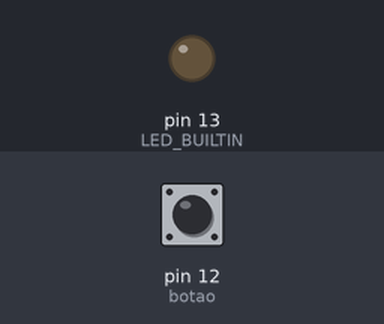
This sketch was run on a simulated Arduino Uno, built with avr-gcc and run on an emulated ATmega328P. Shown: output pins drawn as LEDs (lit = HIGH). The inputs (shaded band) are chosen by the test bench; at power-on: pin 12 (botao) HIGH.

Above: at 1.2 s.
1.3 s: pin 12 (botao) pulled LOW for 0.15 s
At 2.4 s:
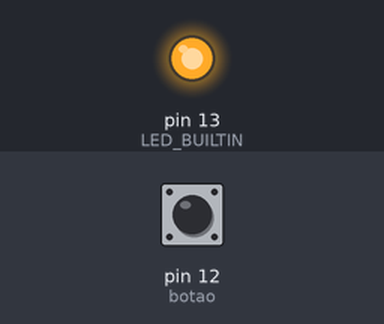
3.0 s: pin 12 (botao) pulled LOW for 1 s
At 5.0 s:
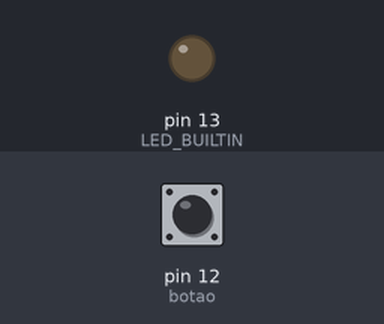
5.5 s: pin 12 (botao) pulled LOW for 3.2 s
At 9.8 s:
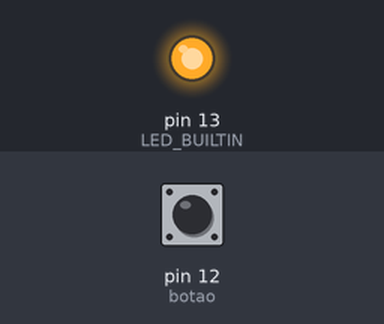
Timing chart, 0 to 11.3 s (numbered marks = the images above; inputs shaded):
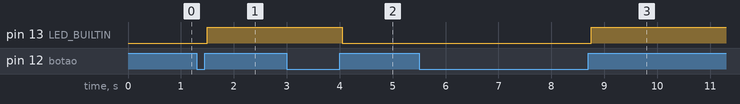

The sketch:

03._Botao_clique_liga_clique_desliga.ino
```cpp
/* Programa....: 03._Botao_clique_liga_clique_desliga.ino
 * Autor.......: Fernando Bryan Frizzarin
 * Observações.: Apertando uma vez o botão o LED acenderá,
 *               apertando novamente o LED apagará.
 * Montagem....: O botão está entre o GPIO12 (D6) e o GND
  */
int botao = 12;

void setup() {
  pinMode(LED_BUILTIN, OUTPUT);
  pinMode(botao, INPUT_PULLUP);
}

void loop() {
  int leitura = digitalRead(botao);
  if(leitura == LOW) {
    while(leitura == LOW) {
      leitura = digitalRead(botao);
      delay(50);
    }
    int estado = digitalRead(LED_BUILTIN);
    digitalWrite(LED_BUILTIN, !estado);
  }
}
```

Measured:
- after the input at 1.3 s, pin 13 (LED_BUILTIN): LOW → HIGH after 0.20 s
- after the input at 3.0 s, pin 13 (LED_BUILTIN): HIGH → LOW after 1.1 s
- after the input at 5.5 s, pin 13 (LED_BUILTIN): LOW → HIGH after 3.3 s
